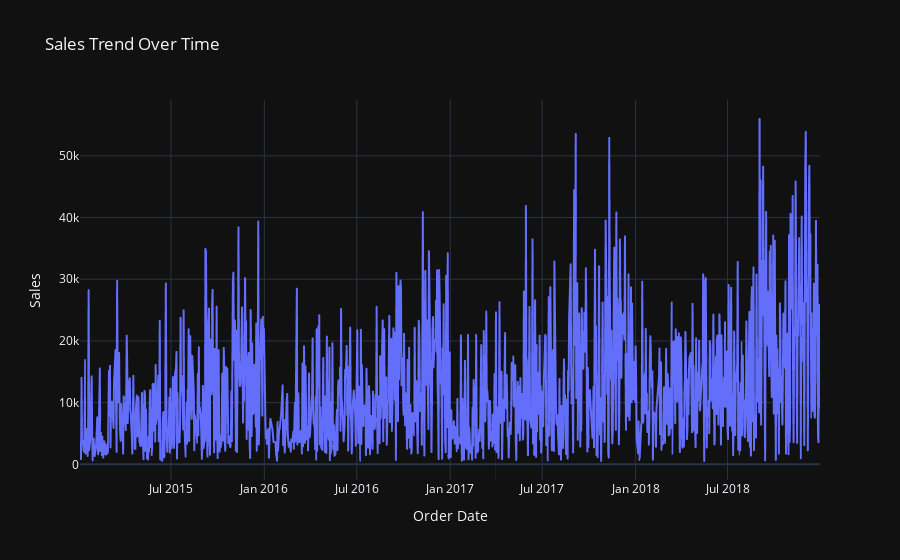

Notebook source saved alongside this figure:
### Code cell
sales_over_time = df.groupby('Order Date')['Sales'].sum().reset_index()

fig = px.line(sales_over_time, x='Order Date', y='Sales',
               title="Sales Trend Over Time")
fig.update_layout(xaxis_title="Order Date", yaxis_title="Sales")

fig.show()

### Figure 1 — Plotly figure (JSON) as saved in the notebook; plotly's stock layout.template omitted (floating-point values rounded to 4 significant figures; data arrays with more than 128 entries replaced by an {"elided": "..."} marker saying what was removed)
{"data": [{"hovertemplate": "Order Date=%{x}<br>Sales=%{y}<extra></extra>", "legendgroup": "", "line": {"color": "#636efa", "dash": "solid"}, "marker": {"symbol": "circle"}, "mode": "lines", "name": "", "showlegend": false, "type": "scattergl", "x": {"elided": "1236 str values"}, "xaxis": "x", "y": {"elided": "1236 int values"}, "yaxis": "y"}], "layout": {"legend": {"tracegroupgap": 0}, "title": {"text": "Sales Trend Over Time"}, "xaxis": {"anchor": "y", "domain": [0, 1], "title": {"text": "Order Date"}}, "yaxis": {"anchor": "x", "domain": [0, 1], "title": {"text": "Sales"}}}}
